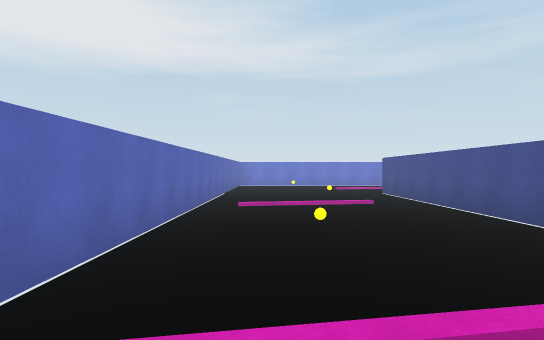
view 1 (above)

14 first-person views from a walk through a 3-D level made in the Unity game engine. The camera is 1.5 m above the floor, looks level and sees 80° across. The floor is counted in squares, 2 m on a side. Each view is taken from the middle of a square. On the plan, view 1 faces up. The plan holds only what a view shows up to about 11 squares ahead; the rest is blank.

view 2
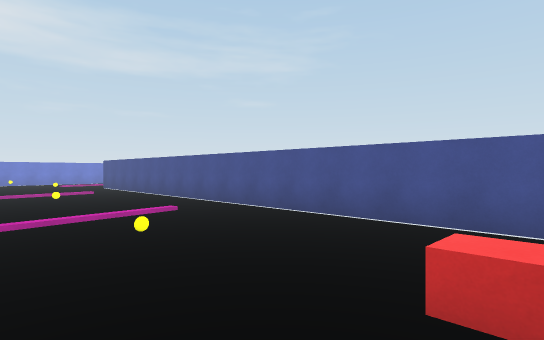

view 3
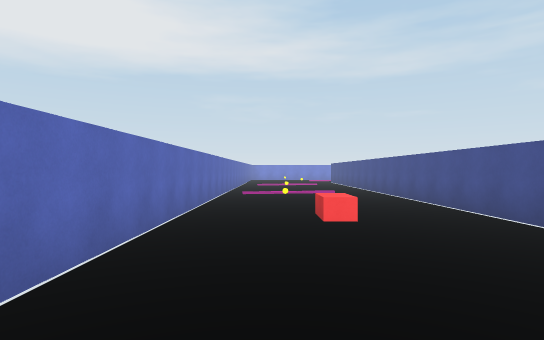

view 4
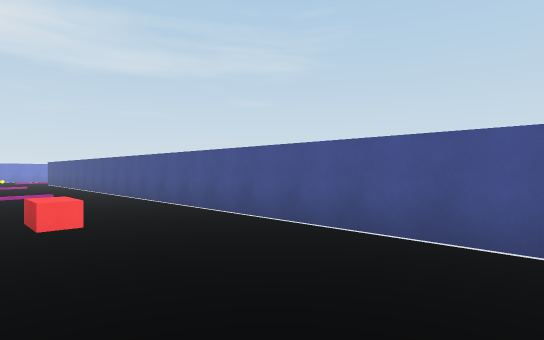

view 5
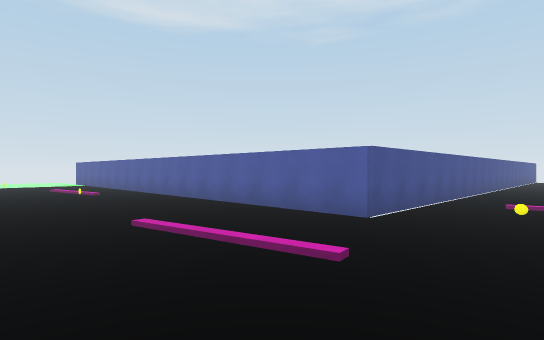

view 6
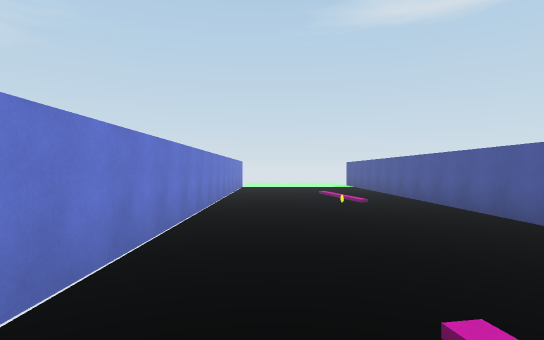

view 7
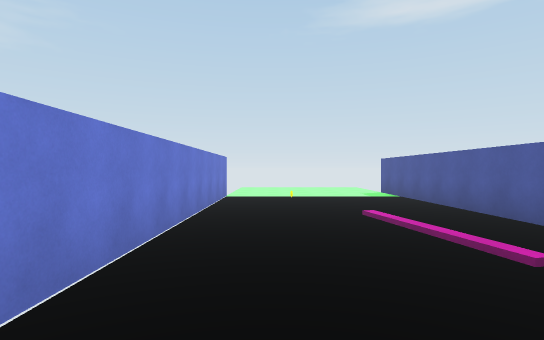

view 8
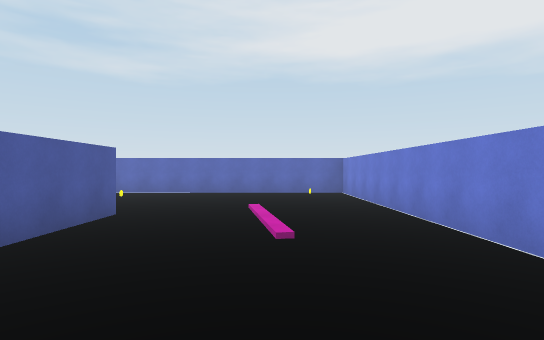

view 9
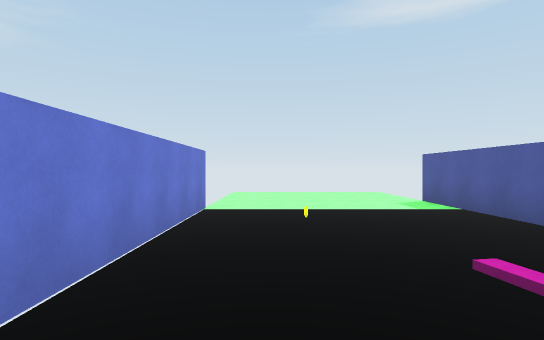

view 10
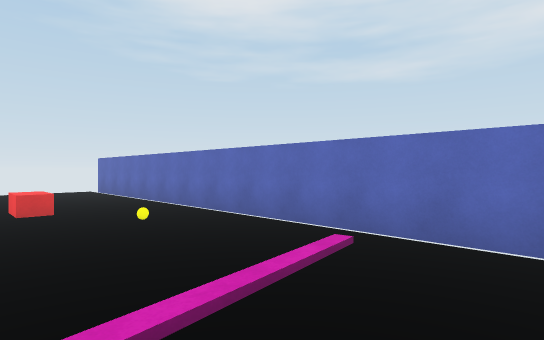

view 11
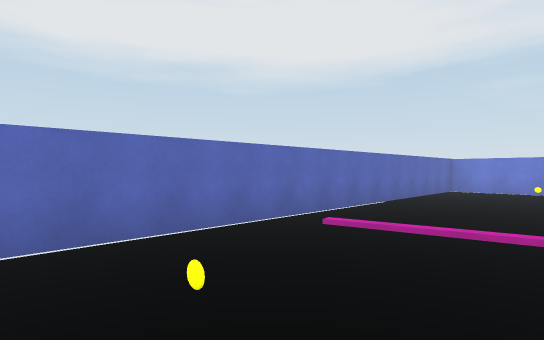

view 12
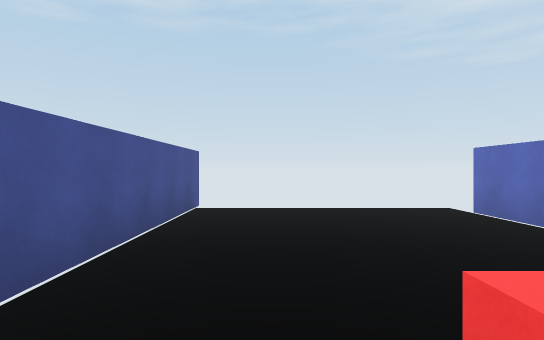

view 13
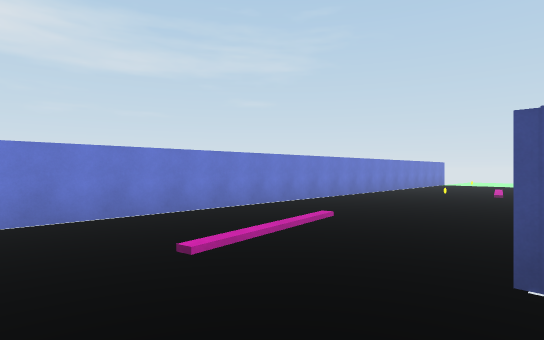

view 14
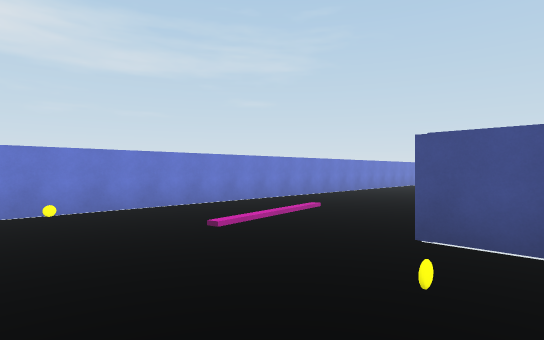

### Floor plan
Key: @ floor where view 1 was taken; # wall or solid block; x gap in a wall; . floor; / step, stairs or slope; = window, fence, low wall or low ledge; B red block.
Columns run from 2 left of view 1 to 23 right of it. Each row starts with its distance up from view 1.
 16 #####################
 15 #.........................
 14 #..=..............=.......
 13 #....///....=.............
 12 #.............///.........
 11 #.........................
 10 #.....################x
  9 #.....#
  8 #.....#
  7 #.///.#
  6 #.....#
  5 #.....#
  4 #..=..#
  3 #.....#
  2 #.....#
  1 #.....#
  0 #.@...#
 -1 #.=...#
 -2 #.....#
 -3 #.....#
 -4 #..B..#
 -5 #.....#
 -6 #.....#
 -7 #.....#
 -8 #.....#
 -9  .....#
-10       #

Where each view was taken, in squares from view 1:
view 1: 0 up, 0 right, facing up
view 2: 4 down, 1 left, facing up-right
view 3: 9 down, 0 right, facing up
view 4: 9 down, 0 right, facing up-right
view 5: 15 up, 1 right, facing down-right
view 6: 14 up, 4 right, facing right
view 7: 14 up, 9 right, facing right
view 8: 13 up, 9 right, facing left
view 9: 14 up, 12 right, facing right
view 10: 3 up, 2 right, facing down-left
view 11: 3 up, 2 right, facing up-left
view 12: 3 down, 2 right, facing down
view 13: 10 up, 1 right, facing up-right
view 14: 9 up, 0 right, facing up-right
